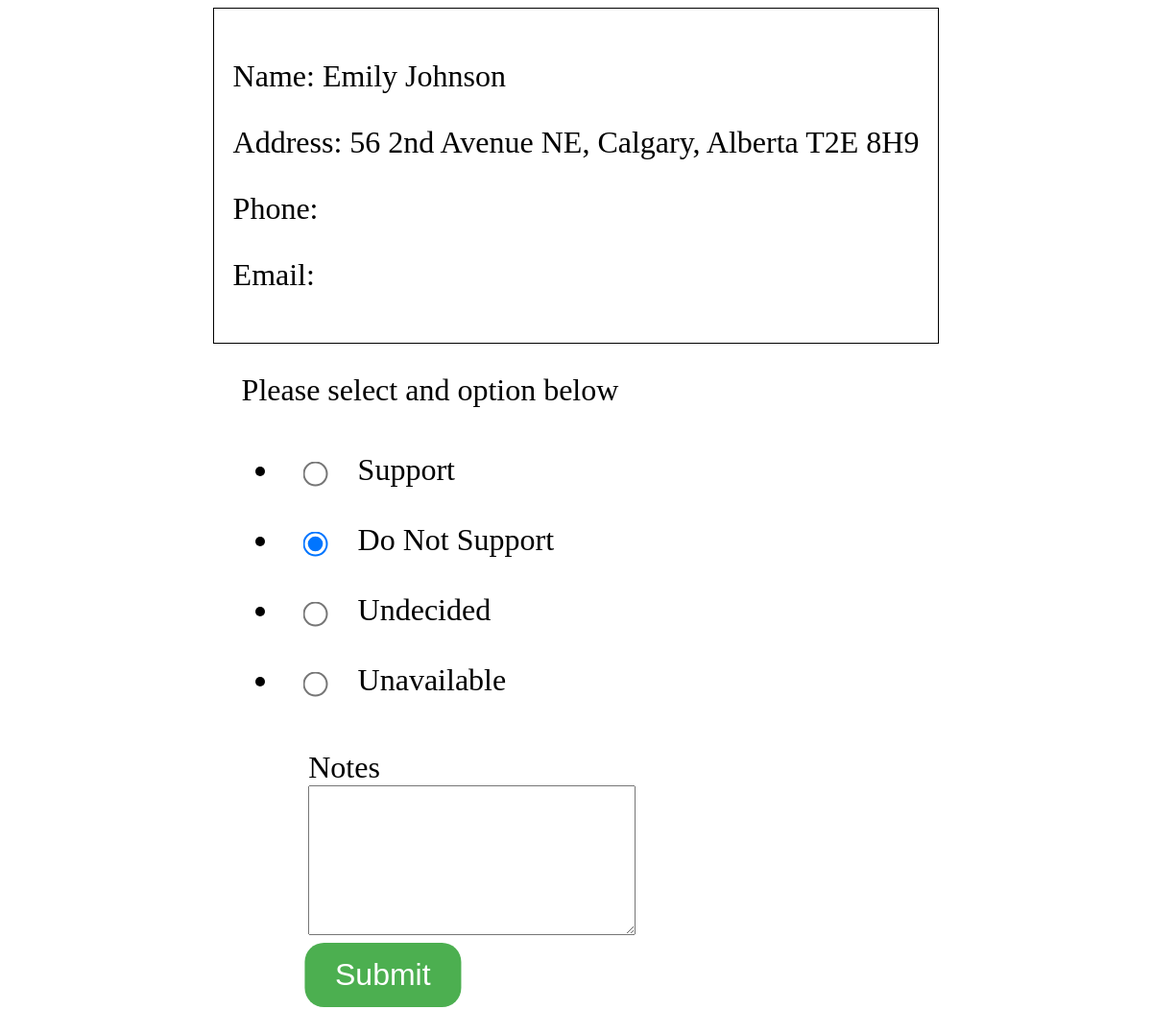
The app's page /survey/?id=d35ff4af-2b1e-4fae-9b92-4f5a14c8076f (signed in) with its own data.
### votehelperapp/models.py (models this page shows)
class Voter(models.Model):
    id = models.UUIDField(primary_key=True, default=uuid.uuid4, editable=False)
    name = models.TextField()
    address = models.TextField()
    email = models.TextField(default="", blank=True)
    phone = models.TextField(default="", blank=True)
    neighbourhood = models.TextField(default="", blank=True)
    assignedEmp = models.TextField(default="", blank=True)
    decision = models.CharField(max_length=20, blank=True)
    notes = models.TextField(blank=True)

### votehelperapp/views.py (the view, shortened to what this page needs)
# urls.py: path('survey/', views.survey, name='survey'),
@login_required(login_url='/login')
def survey(request):
    form = VoterForm(request.POST or None, request.FILES or None)
    voterId = request.GET.get('id')
    if voterId != None:
        voter = Voter.objects.get(id=voterId)
        form = VoterForm(instance=voter)
    a = Voter.objects.filter(decision=1).count
    context = {'form': form, 'id':voterId, 'voter':voter}
    return render(request, "survey.html", context)

### votehelperapp/forms.py
class VoterForm(forms.ModelForm):
    decision = forms.ChoiceField(choices=CHOICES, widget=forms.RadioSelect())
    class Meta:
        model = Voter
        exclude = ['id', 'name', 'address']
        widgets = {
            "title": TextInput(attrs={
                "class": "form-group form",
            }),
        }

### votehelperapp/templates/survey.html (shortened to what this page needs)
<!DOCTYPE html>
<html lang="en">
<head>
    {% load static %}
    <link rel="stylesheet" type="text/css" href="{% static 'surveystyle.css' %}">
</head>
<body>
    <div class="voterinfo">
        <p>Name: {{ voter.name }}</p>
        <p>Address: {{ voter.address }}</p>
        <p>Phone: {{ voter.phone }}</p>
        <p>Email: {{ voter.email }}</p>
    </div>
    <div class="voteoptions">
        <form method="POST" enctype="multipart/form-data">
            <div>
                <label>Please select and option below</label>
                {{ form.decision }}
            </div>
            <div style="margin-left: 10%">
                <label>Notes<br></label>
                {{ form.notes }}
            </div>
            <div class="center">
                <button id="submitbutton" type="submit" >Submit</button>
            </div>
        </form>
    </div>
</body>
</html>

### votehelperapp/static/surveystyle.css (style rules this page uses)
html { height: 100%; display: flex; justify-content: center; }
body { width: fit-content; display: block; justify-content: center; font-size: 2em; }
.voterinfo { border-style: solid; border-color: black; border-width: thin; width: fit-content; height: fit-content; padding: 20px; margin-left: auto; margin-right: auto; }
.voteoptions { size: 5em; padding: 30px; }
input[type='radio'] { transform: scale(2); margin: 30px; }
#submitbutton { background-color: #4CAF50; border: none; color: white; padding: 15px 32px; text-align: center; text-decoration: none; display: inline-block; font-size: 1em; border-radius: 20px; transform: translate(40%); }

### records on screen
Voter: name "Emily Johnson", address "56 2nd Avenue NE, Calgary, Alberta T2E 8H9", decision "☐ Support ☑ Do Not Support ☐ Undecided ☐ Unavailable"
